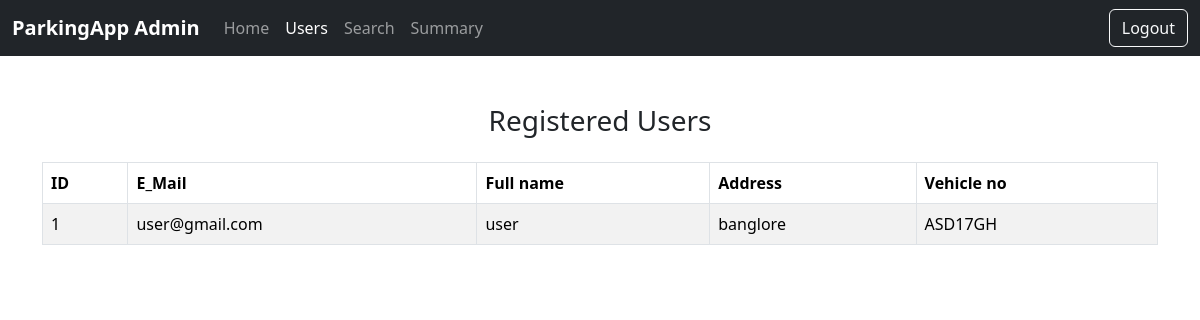
The app's page /admin/users (signed in) with its own data.
### application/models.py (models this page shows)
class User(db.Model):
    __tablename__ = 'user'
    id = db.Column(db.Integer, primary_key=True)
    username = db.Column(db.String(80), unique=True, nullable=False)
    password_hash = db.Column(db.String(128), nullable=False)
    email = db.Column(db.String(120), unique=True, nullable=False)
    phone = db.Column(db.String(20))
    full_name = db.Column(db.String(120))
    registration_date = db.Column(db.DateTime, default=datetime.utcnow)
    is_active = db.Column(db.Boolean, default=True)
    location_name = db.Column(db.String(255))
    vehicle_number = db.Column(db.String(20))

### application/controllers.py (the view)
@app.route('/admin/users')
def admin_users():
    if 'is_admin' in session and session.get('is_admin'):
        admin_username = session.get('ad_username')
        admin = Admin.query.filter_by(ad_username=admin_username).first()
        if not admin:
            flash("Admin not found.", "error")
            return redirect(url_for('admin_login'))
        lot_ids = [lot.id for lot in ParkingLot.query.filter_by(admin_id=admin.id).all()]
        spot_ids = [spot.id for spot in ParkingSpot.query.filter(ParkingSpot.lot_id.in_(lot_ids)).all()]
        bookings = Booking.query.filter(Booking.spot_id.in_(spot_ids)).all()
        user_ids = set(booking.user_id for booking in bookings)
        users = User.query.filter(User.id.in_(user_ids)).all()
        return render_template('admin_users.html', users=users, active_tab='users')
    else:
        flash("You are not logged in! Please login first.", "unauthorised")
        return redirect(url_for('admin_login'))

### templates/admin_users.html (shortened to what this page needs)
<!DOCTYPE html>
<html lang="en">
<head>
    <link href="https://cdn.jsdelivr.net/npm/bootstrap@5.3.7/dist/css/bootstrap.min.css" rel="stylesheet">
</head>
<body>
    <nav class="navbar navbar-expand-lg navbar-dark bg-dark">
        <div class="container-fluid">
            <a class="navbar-brand fw-bold" href="#">ParkingApp Admin</a>
            <div class="collapse navbar-collapse" id="navbarSupportedContent">
                <ul class="navbar-nav me-auto mb-2 mb-lg-0">
                    <li class="nav-item"><a class="nav-link" href="{{ url_for('admin_dashboard') }}">Home</a></li>
                    <li class="nav-item"><a class="nav-link active" href="{{ url_for('admin_users') }}">Users</a></li>
                    <li class="nav-item"><a class="nav-link {% if active_tab == 'search' %}active{% endif %}" href="{{ url_for('admin_search') }}">Search</a></li>
                    <li class="nav-item"><a class="nav-link" href="#">Summary</a></li>
                </ul>
                <div class="d-flex">
                    <a href="{{ url_for('logout') }}" class="btn btn-outline-light">Logout</a>
                </div>
            </div>
        </div>
    </nav>
    <div class="container my-5">
        <h3 class="mb-4 text-center">Registered Users</h3>
        <table class="table table-bordered table-striped">
            <thead>
                <tr>
                    <th>ID</th>
                    <th>E_Mail</th>
                    <th>Full name</th>
                    <th>Address</th>
                    <th>Vehicle no</th>
                </tr>
            </thead>
            <tbody>
                {% for user in users %}
                <tr>
                    <td>{{ user.id }}</td>
                    <td>{{ user.email }}</td>
                    <td>{{ user.full_name }}</td>
                    <td>{{ user.location_name }}</td>
                    <td>{{ user.vehicle_number }}</td>
                </tr>
                {% endfor %}
            </tbody>
        </table>
    </div>
</body>
</html>

### records on screen
User: id "1", email "user@gmail.com", full_name "user", location_name "banglore", vehicle_number "ASD17GH"
